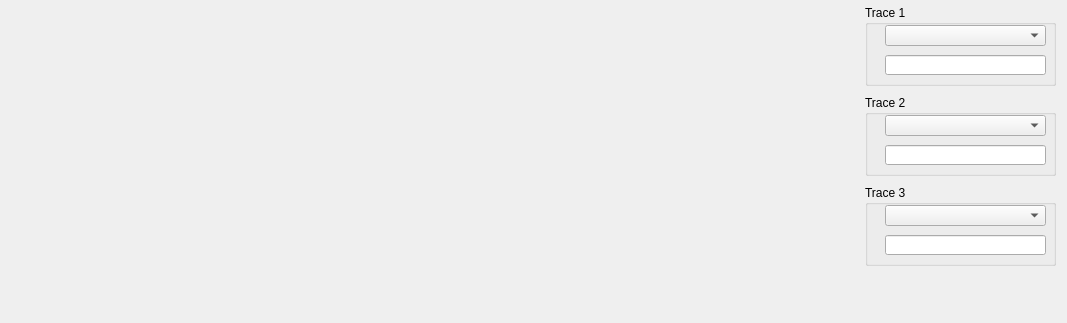
<?xml version="1.0" encoding="UTF-8"?>
<ui version="4.0">
 <class>Form</class>
 <widget class="QWidget" name="Form">
  <property name="geometry">
   <rect>
    <x>0</x>
    <y>0</y>
    <width>1067</width>
    <height>323</height>
   </rect>
  </property>
  <property name="windowTitle">
   <string>Form</string>
  </property>
  <widget class="caCartesianPlot" name="cacartesianplot">
   <property name="geometry">
    <rect>
     <x>5</x>
     <y>5</y>
     <width>851</width>
     <height>311</height>
    </rect>
   </property>
   <property name="TitleX">
    <string notr="true">frequency / Hz</string>
   </property>
   <property name="TitleY">
    <string notr="true">power /dB</string>
   </property>
   <property name="channels_1" stdset="0">
    <string>$(SYS):T1_FREQ;$(SYS):T1_AMP</string>
   </property>
   <property name="Style_1">
    <enum>caCartesianPlot::ThinLines</enum>
   </property>
   <property name="color_1">
    <color>
     <red>255</red>
     <green>255</green>
     <blue>0</blue>
    </color>
   </property>
   <property name="channels_2" stdset="0">
    <string>$(SYS):T2_FREQ;$(SYS):T2_AMP</string>
   </property>
   <property name="Style_2">
    <enum>caCartesianPlot::ThinLines</enum>
   </property>
   <property name="color_2">
    <color>
     <red>255</red>
     <green>0</green>
     <blue>255</blue>
    </color>
   </property>
   <property name="channels_3" stdset="0">
    <string>$(SYS):T3_FREQ;$(SYS):T3_AMP</string>
   </property>
   <property name="Style_3">
    <enum>caCartesianPlot::ThinLines</enum>
   </property>
   <property name="color_3">
    <color>
     <red>0</red>
     <green>255</green>
     <blue>255</blue>
    </color>
   </property>
   <property name="channels_4" stdset="0">
    <string>$(SYS):M1_FREQ;$(SYS):M1_AMP</string>
   </property>
   <property name="Style_4">
    <enum>caCartesianPlot::Dots</enum>
   </property>
   <property name="symbol_4">
    <enum>caCartesianPlot::Ellipse</enum>
   </property>
   <property name="color_4">
    <color>
     <red>255</red>
     <green>255</green>
     <blue>255</blue>
    </color>
   </property>
   <property name="channels_5" stdset="0">
    <string>$(SYS):M2_FREQ;$(SYS):M2_AMP</string>
   </property>
   <property name="Style_5">
    <enum>caCartesianPlot::NoCurve</enum>
   </property>
   <property name="symbol_5">
    <enum>caCartesianPlot::Triangle</enum>
   </property>
   <property name="color_5">
    <color>
     <red>255</red>
     <green>255</green>
     <blue>255</blue>
    </color>
   </property>
   <property name="channels_6" stdset="0">
    <string>$(SYS):M3_FREQ;$(SYS):M3_AMP</string>
   </property>
   <property name="Style_6">
    <enum>caCartesianPlot::Dots</enum>
   </property>
   <property name="symbol_6">
    <enum>caCartesianPlot::XCross</enum>
   </property>
   <property name="color_6">
    <color>
     <red>255</red>
     <green>255</green>
     <blue>255</blue>
    </color>
   </property>
   <property name="countNumOrChannel" stdset="0">
    <string notr="true"/>
   </property>
   <property name="triggerChannel" stdset="0">
    <string notr="true"/>
   </property>
   <property name="eraseChannel" stdset="0">
    <string notr="true">$(SYS):GUI_CLEAR_</string>
   </property>
   <property name="eraseMode">
    <enum>caCartesianPlot::ifnotzero</enum>
   </property>
   <property name="foreground">
    <color>
     <red>0</red>
     <green>0</green>
     <blue>0</blue>
    </color>
   </property>
   <property name="background">
    <color>
     <red>0</red>
     <green>0</green>
     <blue>0</blue>
    </color>
   </property>
   <property name="scaleColor">
    <color>
     <red>255</red>
     <green>255</green>
     <blue>255</blue>
    </color>
   </property>
   <property name="gridColor">
    <color>
     <red>178</red>
     <green>178</green>
     <blue>178</blue>
    </color>
   </property>
   <property name="XaxisScaling" stdset="0">
    <enum>caCartesianPlot::Auto</enum>
   </property>
   <property name="YaxisScaling" stdset="0">
    <enum>caCartesianPlot::Auto</enum>
   </property>
   <property name="XaxisEnabled">
    <bool>true</bool>
   </property>
   <property name="YaxisEnabled">
    <bool>true</bool>
   </property>
  </widget>
  <widget class="QGroupBox" name="groupBox_3">
   <property name="geometry">
    <rect>
     <x>865</x>
     <y>5</y>
     <width>191</width>
     <height>81</height>
    </rect>
   </property>
   <property name="title">
    <string>Trace 1</string>
   </property>
   <widget class="caMenu" name="camenu">
    <property name="geometry">
     <rect>
      <x>20</x>
      <y>20</y>
      <width>161</width>
      <height>21</height>
     </rect>
    </property>
    <property name="channel" stdset="0">
     <string notr="true">$(SYS):T1_MODE_SP</string>
    </property>
   </widget>
   <widget class="caGraphics" name="cagraphics_2">
    <property name="geometry">
     <rect>
      <x>0</x>
      <y>20</y>
      <width>10</width>
      <height>61</height>
     </rect>
    </property>
    <property name="foreground">
     <color>
      <red>255</red>
      <green>255</green>
      <blue>0</blue>
     </color>
    </property>
    <property name="fillstyle" stdset="0">
     <enum>caGraphics::Filled</enum>
    </property>
    <property name="lineSize">
     <number>1</number>
    </property>
    <property name="visibility">
     <enum>caGraphics::StaticV</enum>
    </property>
    <property name="visibilityCalc">
     <string notr="true"/>
    </property>
    <property name="channel" stdset="0">
     <string notr="true"/>
    </property>
   </widget>
   <widget class="caLineEdit" name="calineedit_2">
    <property name="geometry">
     <rect>
      <x>20</x>
      <y>50</y>
      <width>161</width>
      <height>20</height>
     </rect>
    </property>
    <property name="channel" stdset="0">
     <string notr="true">$(SYS):T1_MODE</string>
    </property>
    <property name="unitsEnabled">
     <bool>false</bool>
    </property>
   </widget>
  </widget>
  <widget class="QGroupBox" name="groupBox_5">
   <property name="geometry">
    <rect>
     <x>865</x>
     <y>185</y>
     <width>191</width>
     <height>81</height>
    </rect>
   </property>
   <property name="title">
    <string>Trace 3</string>
   </property>
   <widget class="caMenu" name="camenu_3">
    <property name="geometry">
     <rect>
      <x>20</x>
      <y>20</y>
      <width>161</width>
      <height>21</height>
     </rect>
    </property>
    <property name="channel" stdset="0">
     <string notr="true">$(SYS):T3_MODE_SP</string>
    </property>
   </widget>
   <widget class="caGraphics" name="cagraphics_4">
    <property name="geometry">
     <rect>
      <x>0</x>
      <y>20</y>
      <width>10</width>
      <height>61</height>
     </rect>
    </property>
    <property name="foreground">
     <color>
      <red>0</red>
      <green>255</green>
      <blue>255</blue>
     </color>
    </property>
    <property name="fillstyle" stdset="0">
     <enum>caGraphics::Filled</enum>
    </property>
    <property name="lineSize">
     <number>1</number>
    </property>
    <property name="visibility">
     <enum>caGraphics::StaticV</enum>
    </property>
    <property name="visibilityCalc">
     <string notr="true"/>
    </property>
    <property name="channel" stdset="0">
     <string notr="true"/>
    </property>
   </widget>
   <widget class="caLineEdit" name="calineedit_4">
    <property name="geometry">
     <rect>
      <x>20</x>
      <y>50</y>
      <width>161</width>
      <height>20</height>
     </rect>
    </property>
    <property name="channel" stdset="0">
     <string notr="true">$(SYS):T3_MODE</string>
    </property>
    <property name="unitsEnabled">
     <bool>true</bool>
    </property>
   </widget>
  </widget>
  <widget class="QGroupBox" name="groupBox_4">
   <property name="geometry">
    <rect>
     <x>865</x>
     <y>95</y>
     <width>191</width>
     <height>81</height>
    </rect>
   </property>
   <property name="title">
    <string>Trace 2</string>
   </property>
   <widget class="caMenu" name="camenu_2">
    <property name="geometry">
     <rect>
      <x>20</x>
      <y>20</y>
      <width>161</width>
      <height>21</height>
     </rect>
    </property>
    <property name="channel" stdset="0">
     <string notr="true">$(SYS):T2_MODE_SP</string>
    </property>
   </widget>
   <widget class="caGraphics" name="cagraphics_3">
    <property name="geometry">
     <rect>
      <x>0</x>
      <y>20</y>
      <width>10</width>
      <height>61</height>
     </rect>
    </property>
    <property name="foreground">
     <color>
      <red>255</red>
      <green>0</green>
      <blue>255</blue>
     </color>
    </property>
    <property name="fillstyle" stdset="0">
     <enum>caGraphics::Filled</enum>
    </property>
    <property name="lineSize">
     <number>1</number>
    </property>
    <property name="visibility">
     <enum>caGraphics::StaticV</enum>
    </property>
    <property name="visibilityCalc">
     <string notr="true"/>
    </property>
    <property name="channel" stdset="0">
     <string notr="true"/>
    </property>
   </widget>
   <widget class="caLineEdit" name="calineedit_3">
    <property name="geometry">
     <rect>
      <x>20</x>
      <y>50</y>
      <width>161</width>
      <height>20</height>
     </rect>
    </property>
    <property name="channel" stdset="0">
     <string notr="true">$(SYS):T2_MODE</string>
    </property>
    <property name="unitsEnabled">
     <bool>false</bool>
    </property>
   </widget>
  </widget>
 </widget>
 <customwidgets>
  <customwidget>
   <class>caMenu</class>
   <extends>QComboBox</extends>
   <header>caMenu</header>
  </customwidget>
  <customwidget>
   <class>caGraphics</class>
   <extends>QWidget</extends>
   <header>caGraphics</header>
  </customwidget>
  <customwidget>
   <class>caLineEdit</class>
   <extends>QLineEdit</extends>
   <header>caLineEdit</header>
  </customwidget>
  <customwidget>
   <class>caCartesianPlot</class>
   <extends>QFrame</extends>
   <header>caCartesianPlot</header>
  </customwidget>
 </customwidgets>
 <resources/>
 <connections/>
</ui>
